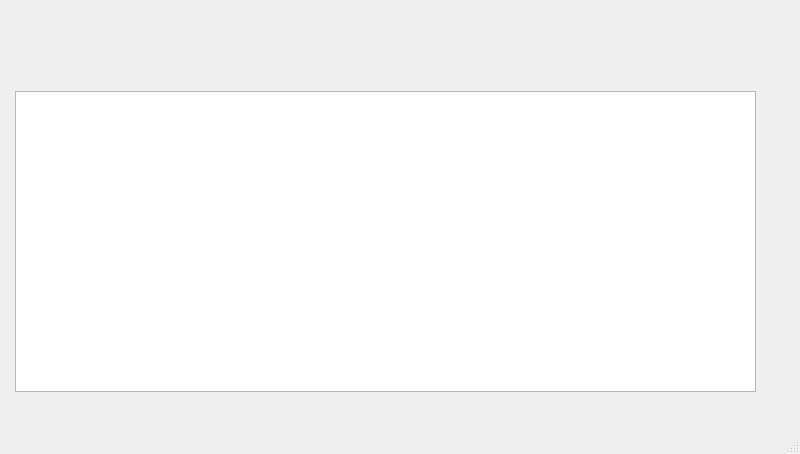
<?xml version="1.0" encoding="UTF-8"?>
<ui version="4.0">
 <class>MainWindow</class>
 <widget class="QMainWindow" name="MainWindow">
  <property name="geometry">
   <rect>
    <x>0</x>
    <y>0</y>
    <width>800</width>
    <height>454</height>
   </rect>
  </property>
  <property name="windowTitle">
   <string>MainWindow</string>
  </property>
  <widget class="QWidget" name="centralwidget">
   <widget class="QTableWidget" name="tableWidget">
    <property name="geometry">
     <rect>
      <x>15</x>
      <y>91</y>
      <width>741</width>
      <height>301</height>
     </rect>
    </property>
   </widget>
  </widget>
  <widget class="QMenuBar" name="menubar">
   <property name="geometry">
    <rect>
     <x>0</x>
     <y>0</y>
     <width>800</width>
     <height>21</height>
    </rect>
   </property>
  </widget>
  <widget class="QStatusBar" name="statusbar"/>
 </widget>
 <resources/>
 <connections/>
</ui>
